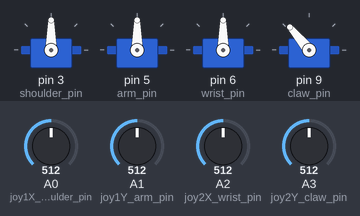
Recording of a sketch running on a simulated Arduino Uno, built with avr-gcc and run on an emulated ATmega328P. On the bench: 4 × servo. The inputs (shaded band) are chosen by the test bench; at power-on: A0 (joy1X_shoulder_pin) = 512, A1 (joy1Y_arm_pin) = 512, A2 (joy2X_wrist_pin) = 512, A3 (joy2Y_claw_pin) = 512.

Above: at 1.2 s.
1.3 s: A0 (joy1X_shoulder_pin) set to 716
At 2.4 s:
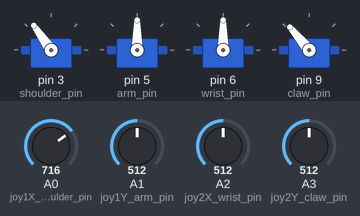
2.8 s: A1 (joy1Y_arm_pin) set to 716
At 4.0 s:
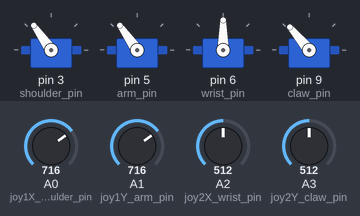
4.3 s: A2 (joy2X_wrist_pin) set to 716
At 5.5 s:
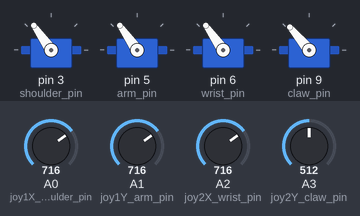
5.8 s: A3 (joy2Y_claw_pin) set to 716
At 6.2 s:
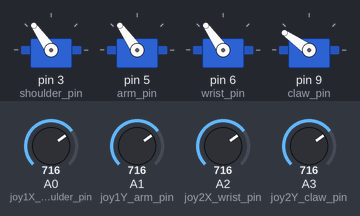
7.3 s: A0 (joy1X_shoulder_pin) set to 992
At 7.9 s:
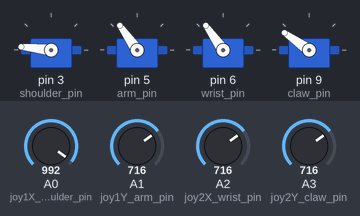
8.8 s: A1 (joy1Y_arm_pin) set to 992
At 9.5 s:
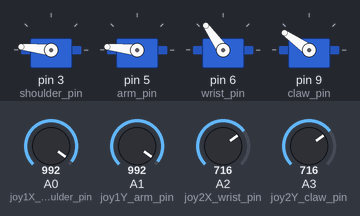
Timing chart, 0 to 11.3 s (numbered marks = the images above; inputs shaded):
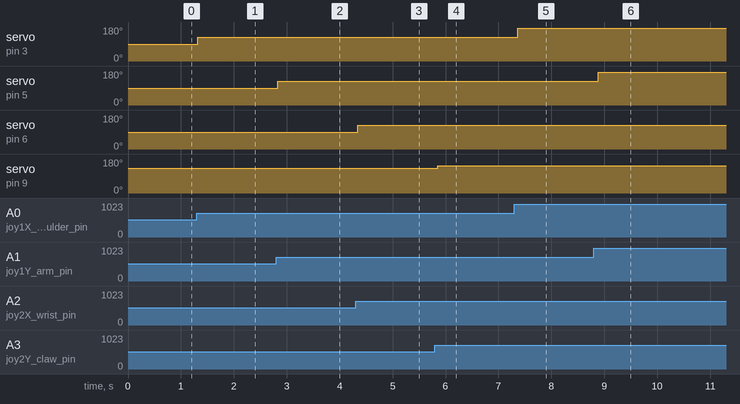

Measured:
- after the input at 1.3 s, servo on pin 3 (shoulder_pin): 90° → 125° at once
- after the input at 2.8 s, servo on pin 5 (arm_pin): 90° → 125° at once
- after the input at 4.3 s, servo on pin 6 (wrist_pin): 90° → 125° at once
- after the input at 5.8 s, servo on pin 9 (claw_pin): 130° → 145° after 0.06 s
- after the input at 7.3 s, servo on pin 3 (shoulder_pin): 125° → 174° after 0.07 s
- after the input at 8.8 s, servo on pin 5 (arm_pin): 125° → 174° after 0.08 s

The sketch:

joystick-robotic-arm.ino
```cpp
#include <Servo.h>

// Shoulder servo motor pin
#define shoulder_pin 3
// Arm servo motor pin
#define arm_pin 5
// Wrist servo motor pin
#define wrist_pin 6
// Claw servo motor pin
#define claw_pin 9

Servo shoulder_motor;
Servo arm_motor;
Servo wrist_motor;
Servo claw_motor;

// For left right base shoulder motor
#define joy1X_shoulder_pin A0
// For up down arm motor
#define joy1Y_arm_pin A1
// For left right wrist motor
#define joy2X_wrist_pin A2
// For claw open and close motor
#define joy2Y_claw_pin A3

void setup(){
  Serial.begin(9600);
  shoulder_motor.attach(shoulder_pin);
  arm_motor.attach(arm_pin);
  wrist_motor.attach(wrist_pin);
  claw_motor.attach(claw_pin);
}

void loop(){
  int val1X_shoulder = analogRead(joy1X_shoulder_pin);
  int val1Y_arm = analogRead(joy1Y_arm_pin);
  int val2X_wrist = analogRead(joy2X_wrist_pin);
  int val2Y_claw = analogRead(joy2Y_claw_pin);
  // delay(100);

  val1X_shoulder=map(val1X_shoulder, 0, 1024, 0, 180);
  val1Y_arm=map(val1Y_arm, 0, 1024, 0, 180);

  val2X_wrist=map(val2X_wrist, 0, 1024, 0, 180);
  val2Y_claw=map(val2Y_claw, 0, 1024, 90, 170);

//  Serial.print("X: ");
//  Serial.println(val1X_shoulder);
  shoulder_motor.write(val1X_shoulder);

  arm_motor.write(val1Y_arm);

  wrist_motor.write(val2X_wrist);

  claw_motor.write(val2Y_claw);
  delay(100);

}
```
